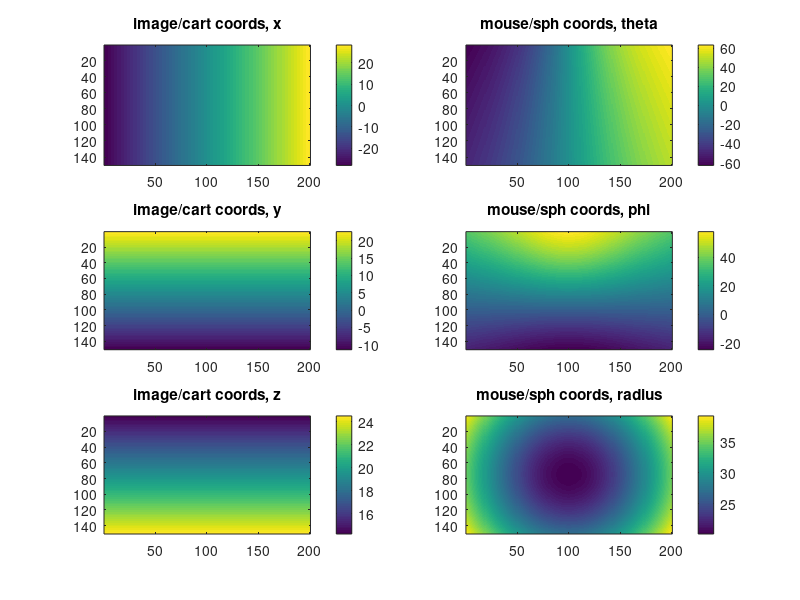
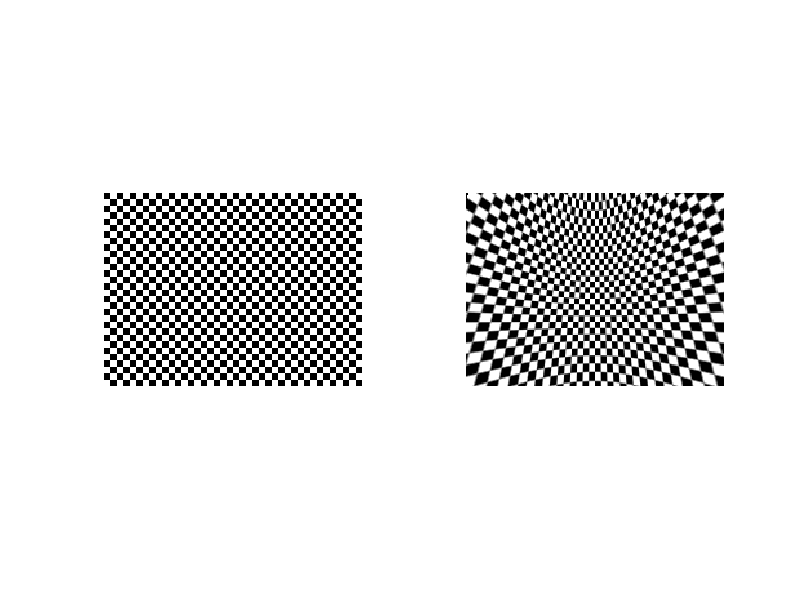

Recreate these plots in MATLAB, in order.
% from https://labrigger.com/blog/2012/03/06/mouse-visual-stim/
% applies spherical warp to correct for mouse eye field of view


clear all

% Monitor size and position variables
w = 56.69;  % width of screen, in cm
h = 34.29;  % height of screen, in cm
cx = w/2;   % eye x location, in cm
cy = 11.42; % eye y location, in cm

% Distance to bottom of screen, along the horizontal eye line
zdistBottom = 24.49;     % in cm
zdistTop    = 14.18;     % in cm

% Alternatively, you can specify the angle of the screen
%screenAngle = 72.5;   % in degrees, measured from table surface in front of screen to plane of screen
%zdistTop = zdistBottom - (h*sin(deg2rad(90-screenAngle)));

pxXmax = 200; % number of pixels in an image that fills the whole screen, x
pxYmax = 150; % number of pixels in an image that fills the whole screen, y

% Internal conversions
top = h-cy;
bottom = -cy;
right = cx;
left = cx - w;

% Convert Cartesian to spherical coord
% In image space, x and y are width and height of monitor and z is the
% distance from the eye. I want Theta to correspond to azimuth and Phi to
% correspond to elevation, but these are measured from the x-axis and x-y
% plane, respectively. So I need to exchange the axes this way, prior to
% converting to spherical coordinates:
% orig (image) -> for conversion to spherical coords
% Z -> X
% X -> Y
% Y -> Z

[xi,yi] = meshgrid(1:pxXmax,1:pxYmax);
cart_pointsX = left + (w/pxXmax).*xi;
cart_pointsY = top - (h/pxYmax).*yi;
cart_pointsZ = zdistTop + ((zdistBottom-zdistTop)/pxYmax).*yi;
[sphr_pointsTh sphr_pointsPh sphr_pointsR] ...
            = cart2sph(cart_pointsZ,cart_pointsX,cart_pointsY);

% view results
figure
subplot(3,2,1)
imagesc(cart_pointsX)
colorbar
title('image/cart coords, x')
subplot(3,2,3)
imagesc(cart_pointsY)
colorbar
title('image/cart coords, y')
subplot(3,2,5)
imagesc(cart_pointsZ)
colorbar
title('image/cart coords, z')

subplot(3,2,2)
imagesc(rad2deg(sphr_pointsTh))
colorbar
title('mouse/sph coords, theta')
subplot(3,2,4)
imagesc(rad2deg(sphr_pointsPh))
colorbar
title('mouse/sph coords, phi')
subplot(3,2,6)
imagesc(sphr_pointsR)
colorbar
title('mouse/sph coords, radius')

%% try a distortion

% make source image
checkSize = 5; % pixels per side of each check
w = 100; % width, in pixels
h = 75; % height, in pixels
I = double(checkerboard(checkSize,round(h/checkSize),round(w/checkSize))>0.5);

% alternate source image
%I = zeros(150*4,200*4);
%I(105*4:125*4,:)=0.2;
%I(20*4:40*4,:)=0.4;

% Rescale the Cartesian maps into dimensions of radians
xmaxRad = max(sphr_pointsTh(:));
ymaxRad = max(sphr_pointsPh(:));

fx = xmaxRad/max(cart_pointsX(:));
fy = ymaxRad/max(cart_pointsY(:));

% Apply the distortion via interpolation
ZI = interp2(cart_pointsX.*fx,cart_pointsY.*fy,I,sphr_pointsTh,sphr_pointsPh);

h=figure;
subplot(1,2,1)
imshow(I)
subplot(1,2,2)
imshow(ZI)


%% Here’s the line of code to use for the reverse transformation. 
% To see what the visual stimulus would look like from the mouse’s point-of-view (MPOV) if it were not corrected.
%ZI_origMPOV = griddata(sphr_pointsTh,sphr_pointsPh,I,cart_pointsX.*fx,cart_pointsY.*fy);